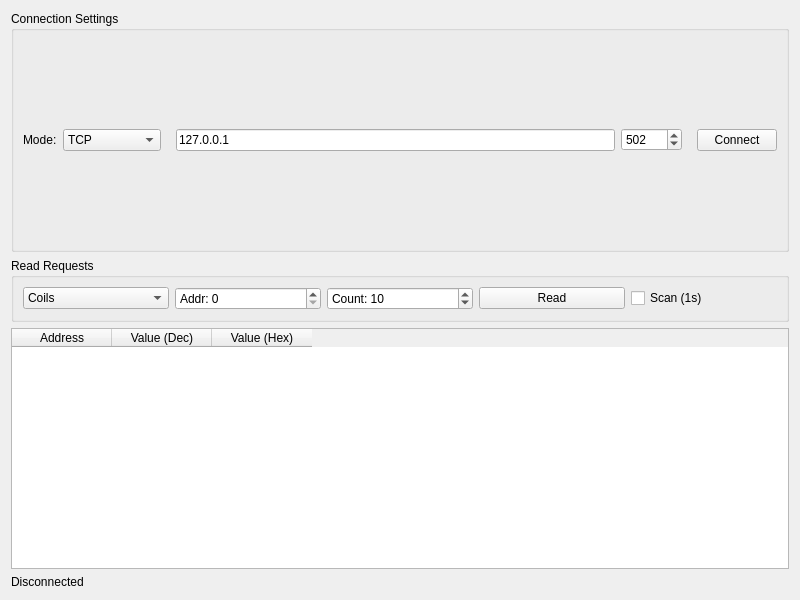
<?xml version="1.0" encoding="UTF-8"?>
<ui version="4.0">
 <class>ModbusClientWidget</class>
 <widget class="QWidget" name="ModbusClientWidget">
  <property name="geometry">
   <rect>
    <x>0</x>
    <y>0</y>
    <width>800</width>
    <height>600</height>
   </rect>
  </property>
  <layout class="QVBoxLayout" name="verticalLayout">
   <item>
    <widget class="QGroupBox" name="grpSettings">
     <property name="title">
      <string>Connection Settings</string>
     </property>
     <layout class="QHBoxLayout" name="horizontalLayout">
      <item>
       <widget class="QLabel" name="label">
        <property name="text">
         <string>Mode:</string>
        </property>
       </widget>
      </item>
      <item>
       <widget class="QComboBox" name="comboMode">
        <item>
         <property name="text">
          <string>TCP</string>
         </property>
        </item>
        <item>
         <property name="text">
          <string>RTU (Serial)</string>
         </property>
        </item>
       </widget>
      </item>
      <item>
       <widget class="QStackedWidget" name="stackSettings">
        <property name="currentIndex">
         <number>0</number>
        </property>
        <widget class="QWidget" name="pageTCP">
         <layout class="QHBoxLayout" name="horizontalLayout_2">
          <item>
           <widget class="QLineEdit" name="txtIp">
            <property name="text">
             <string>127.0.0.1</string>
            </property>
            <property name="placeholderText">
             <string>IP Address</string>
            </property>
           </widget>
          </item>
          <item>
           <widget class="QSpinBox" name="spinPort">
            <property name="maximum">
             <number>65535</number>
            </property>
            <property name="value">
             <number>502</number>
            </property>
           </widget>
          </item>
         </layout>
        </widget>
        <widget class="QWidget" name="pageRTU">
         <layout class="QHBoxLayout" name="horizontalLayout_3">
          <item>
           <widget class="QComboBox" name="comboPort"/>
          </item>
          <item>
           <widget class="QComboBox" name="comboBaud">
            <property name="editable">
             <bool>true</bool>
            </property>
           </widget>
          </item>
         </layout>
        </widget>
       </widget>
      </item>
      <item>
       <widget class="QPushButton" name="btnConnect">
        <property name="text">
         <string>Connect</string>
        </property>
        <property name="checkable">
         <bool>true</bool>
        </property>
       </widget>
      </item>
     </layout>
    </widget>
   </item>
   <item>
    <layout class="QHBoxLayout" name="horizontalLayout_4">
     <item>
      <widget class="QGroupBox" name="grpRead">
       <property name="title">
        <string>Read Requests</string>
       </property>
       <layout class="QGridLayout" name="gridLayout">
        <item row="0" column="0">
         <widget class="QComboBox" name="comboRegType">
          <item>
           <property name="text">
            <string>Coils</string>
           </property>
          </item>
          <item>
           <property name="text">
            <string>Discrete Inputs</string>
           </property>
          </item>
          <item>
           <property name="text">
            <string>Holding Registers</string>
           </property>
          </item>
          <item>
           <property name="text">
            <string>Input Registers</string>
           </property>
          </item>
         </widget>
        </item>
        <item row="0" column="1">
         <widget class="QSpinBox" name="spinStartAddr">
          <property name="maximum">
           <number>65535</number>
          </property>
          <property name="prefix">
           <string>Addr: </string>
          </property>
         </widget>
        </item>
        <item row="0" column="2">
         <widget class="QSpinBox" name="spinCount">
          <property name="minimum">
           <number>1</number>
          </property>
          <property name="maximum">
           <number>125</number>
          </property>
          <property name="value">
           <number>10</number>
          </property>
          <property name="prefix">
           <string>Count: </string>
          </property>
         </widget>
        </item>
        <item row="0" column="3">
         <widget class="QPushButton" name="btnRead">
          <property name="text">
           <string>Read</string>
          </property>
         </widget>
        </item>
        <item row="0" column="4">
         <widget class="QCheckBox" name="chkAutoRead">
          <property name="text">
           <string>Scan (1s)</string>
          </property>
         </widget>
        </item>
       </layout>
      </widget>
     </item>
    </layout>
   </item>
   <item>
    <widget class="QTableWidget" name="tableRegisters">
     <property name="columnCount">
      <number>3</number>
     </property>
     <column>
      <property name="text">
       <string>Address</string>
      </property>
     </column>
     <column>
      <property name="text">
       <string>Value (Dec)</string>
      </property>
     </column>
     <column>
      <property name="text">
       <string>Value (Hex)</string>
      </property>
     </column>
    </widget>
   </item>
   <item>
    <widget class="QLabel" name="lblStatus">
     <property name="text">
      <string>Disconnected</string>
     </property>
    </widget>
   </item>
  </layout>
 </widget>
 <resources/>
 <connections/>
</ui>
